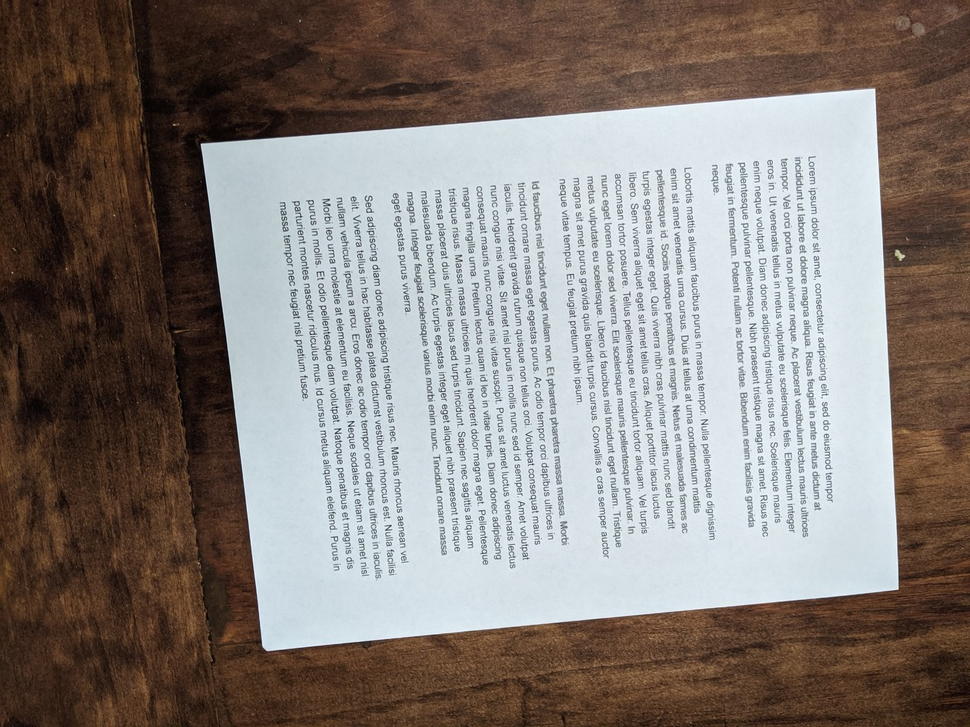
#> input picture test_images/example_input.jpg, 970 x 727 px, shrunk from 4032 x 3024 before the run
$ python -i scan.py   (imports and definitions only)   (older library calls are emulated)
#> lines starting #> are read from the running program, lines starting #| are printed output that depends on the picture; after the words box and inside, x2 and y2 are one past the last pixel; in counts of white or black regions, pixels touching at a corner belong together
### src/scansnake/line_utils.py
import itertools

import numpy as np
from skimage.draw import line_aa
from skimage.transform import hough_line, hough_line_peaks


def _find_intercept(l1, l2):
    (x1, y1, dx1, dy1) = l1
    (x2, y2, dx2, dy2) = l2
    A = np.array([[dx1, -dx2], [dy1, -dy2]])
    b = np.array([x2 - x1, y2 - y1])

    n1 = np.array([dx1, dy1])
    n1 = n1 / np.linalg.norm(n1)
    n2 = np.array([dx2, dy2])
    n2 = n2 / np.linalg.norm(n2)
    angle = np.degrees(np.arccos(n1 @ n2))

    m, n = np.linalg.solve(A, b)

    # assert np.isclose(x1+m*dx1, x2+n*dx2)
    # assert np.isclose(y1+m*dy1, y2+n*dy2)

    return x1 + m * dx1, y1 + m * dy1, angle


def find_quadrilateral(edges, debug_plotting=False):
    # find lines in edge image
    tested_angles = np.linspace(-np.pi / 2, np.pi / 2, 360 * 4)
    h, theta, d = hough_line(edges, theta=tested_angles)
    origin = np.array([0, edges.shape[1]])
    peaks = hough_line_peaks(
        h, theta, d, num_peaks=20, threshold=0.5 * np.min(edges.shape)
    )
    if debug_plotting:
        import matplotlib.pyplot as plt

        plt.imshow(edges)
        for _, angle, dist in zip(*peaks):
            y0, y1 = (dist - origin * np.cos(angle)) / np.sin(angle)
            plt.plot(origin, (y0, y1), "-r")
        plt.xlim(0, edges.shape[1])
        plt.ylim(0, edges.shape[0])
        plt.show()
    # use lines to find document
    return _find_quadrilateral(peaks, origin, edges)


def _find_quadrilateral(peaks, origin, score_image):
    lines = []
    # plt.imshow(score_image)
    for score, angle, dist in zip(*peaks):
        y0, y1 = (dist - origin * np.cos(angle)) / np.sin(angle)
        x0, x1 = origin
        dx = x1 - x0
        dy = y1 - y0
        lines.append((x1, y1, dx, dy))
        # [5 lines of commented-out code are left out]
    intersection_points = []
    for l1, l2 in itertools.combinations(lines, 2):
        try:
            x, y, angle_deg = _find_intercept(l1, l2)
        except np.linalg.linalg.LinAlgError:
            continue
        else:
            if angle_deg > 120:
                continue
            if angle_deg < 60:
                continue
            if x < -0.1 * score_image.shape[1] or x >= 1.1 * score_image.shape[1]:
                continue
            if y < -0.1 * score_image.shape[0] or y >= 1.1 * score_image.shape[0]:
                continue
            intersection_points.append((x, y))

    def gen_scored_points():
        # TODO this can be sped up with dynamic programming
        for points in itertools.combinations(intersection_points, 4):
            points = np.array(
                list(map(np.array, sorted(points, key=lambda x: -sum(x))))
            )
            unused_point_ixs = set(range(1, 4))
            sorted_points = [points[0, :]]
            while len(unused_point_ixs) > 0:

                def gen_distances():
                    for ix in unused_point_ixs:
                        d = sorted_points[-1] - points[ix]
                        d *= d
                        yield d[0] + d[1], ix

                _, ix = min(gen_distances(), key=lambda x: x[0])
                unused_point_ixs.remove(ix)
                sorted_points.append(points[ix, :])

            sorted_points = [np.round(p).astype(np.int) for p in sorted_points]
            score = 0
            for i in range(5):
                p1 = sorted_points[i % 4]
                p2 = sorted_points[(i + 1) % 4]

                delta = p2 - p1
                # filter out small edges
                if np.linalg.norm(delta) < min(score_image.shape) / 4:
                    score = 0
                    break
                # TODO make sure quadrilateral is convex
                rr, cc, vals = line_aa(p1[1], p1[0], p2[1], p2[0])
                ix_1 = rr < score_image.shape[0] - 1
                ix_1 *= rr >= 0
                ix_2 = cc < score_image.shape[1] - 1
                ix_2 *= cc >= 0
                ix = ix_1 * ix_2
                score += np.sum(vals[ix] * score_image[rr[ix], cc[ix]])

            yield score, sorted_points

    score, sorted_points = max(gen_scored_points(), key=lambda x: x[0])

    return sorted_points

### src/scansnake/rectification_utils.py
import math

import numpy as np
import scipy as sp
from shapely.geometry import Point, Polygon


def two_norm(a):
    return math.sqrt(a[0] * a[0] + a[1] * a[1])


def find_normals(P):
    # find pointing unit vectors assuming clock-wise points
    r10 = (P[1] - P[0]) / two_norm(P[1] - P[0])
    r21 = (P[2] - P[1]) / two_norm(P[2] - P[1])
    r32 = (P[3] - P[2]) / two_norm(P[3] - P[2])
    r03 = (P[0] - P[3]) / two_norm(P[0] - P[3])
    # rotate by -90 deg to get normal vectors inward
    N0 = np.array([r03[1], -r03[0]])
    N1 = np.array([r10[1], -r10[0]])
    N2 = np.array([r21[1], -r21[0]])
    N3 = np.array([r32[1], -r32[0]])

    return (N0, N1, N2, N3)


def map_uv_to_xy(u, v, P, N):
    A = np.zeros((2, 2))
    b = np.zeros(2)
    A[0, :] = u * N[2] - (1 - u) * N[0]
    A[1, :] = v * N[3] - (1 - v) * N[1]
    b[0] = u * P[2] @ N[2] - (1 - u) * P[0] @ N[0]
    b[1] = v * P[3] @ N[3] - (1 - v) * P[0] @ N[1]
    return np.linalg.solve(A, b)


def get_sample_xy_points(points, normals, npoints, height_pixels, width_pixels):
    out_x = np.zeros((npoints, npoints))
    out_y = np.zeros((npoints, npoints))
    u = np.linspace(0, 1, npoints)
    v = np.linspace(0, 1, npoints)
    for i in range(npoints):
        for j in range(npoints):
            xy = map_uv_to_xy(u[j], v[i], points, normals)
            r = int(xy[1])
            c = int(xy[0])
            if r < height_pixels:
                out_y[i, j] = r
            else:
                out_y[i, j] = height_pixels - 1

            if c < width_pixels:
                out_x[i, j] = c
            else:
                out_x[i, j] = width_pixels - 1

    return u, v, out_x, out_y


# [6 lines left out: function get_square_impl, not called in this run]


def get_square_image(gray, width_pixels, height_pixels, points):
    normals = find_normals(points)
    out = np.zeros((height_pixels, width_pixels))
    u, v, x_map, y_map = get_sample_xy_points(
        points, normals, 30, gray.shape[0], gray.shape[1]
    )

    x_func = sp.interpolate.interp2d(u, v, x_map)
    y_func = sp.interpolate.interp2d(u, v, y_map)
    u = np.linspace(0, 1, width_pixels)
    v = np.linspace(0, 1, height_pixels)

    xx = x_func(u, v)
    np.rint(xx, out=xx)
    np.clip(xx, a_min=0, a_max=None, out=xx)
    xx = xx.astype(np.int)

    yy = y_func(u, v)
    np.rint(yy, out=yy)
    np.clip(yy, a_min=0, a_max=None, out=yy)
    yy = yy.astype(np.int)
    return gray[yy, xx]


_TEST_POINTS = [
    np.array([1, -2]),
    np.array([10, -3]),
    np.array([12, -9]),
    np.array([2, -7]),
    np.array([1, -2]),
]


# [63 lines left out: functions test_normals, test_to_xy, not called in this run]


# [3 lines that do not run on import are left out]

### src/scansnake/scan.py
import math
import sys

import cv2
import numpy as np
import scipy as sp
from PIL import Image
from shapely.geometry import Polygon
from skimage.feature import canny
from skimage.filters import threshold_niblack, threshold_sauvola, unsharp_mask
from skimage.filters.rank import median
from skimage.morphology import binary_dilation, binary_opening, disk
from skimage.restoration import denoise_tv_chambolle

from scansnake import line_utils, rectification_utils, threshold_utils

PLOT_EXTRACTED_DOCUMENT = False


def decimate_image(image, max_side_length=256):
    shrink_factor = int(max(image.shape) / max_side_length)
    if shrink_factor > 1:
        image = image[::shrink_factor, ::shrink_factor]
    else:
        image = image.copy()
    return image, shrink_factor


def find_document(image):
    # find edges in image
    edges = canny(image, sigma=2)
    # widen edges so smooth out small kinks in paper
    edges = binary_dilation(edges, selem=np.ones((3, 3), np.bool))
    # find quadrilateral which overlaps with edges the most
    document_corners = line_utils.find_quadrilateral(edges)

    return document_corners


def rectify_document(image, document_corners):
    assert document_corners.shape == (5, 2)
    # make sure corners are ordered clockwise, assumed in get_square_image
    doc_poly = Polygon(document_corners)
    if doc_poly.exterior.is_ccw:
        document_corners = np.array(list(map(list, reversed(document_corners))))

    # estimate dpi and use that to determine width and height
    doc_area = doc_poly.area
    dpi = math.sqrt(doc_area / (8.5 * 11))

    # determine if the found coordinate system has the image as "thin" or "wide"
    u_mag1 = np.linalg.norm(document_corners[1] - document_corners[0])
    v_mag1 = np.linalg.norm(document_corners[2] - document_corners[1])
    u_mag2 = np.linalg.norm(document_corners[3] - document_corners[2])
    v_mag2 = np.linalg.norm(document_corners[0] - document_corners[3])
    u_mag = (u_mag1 + u_mag2) / 2
    v_mag = (v_mag1 + v_mag2) / 2
    if u_mag > v_mag:  # wide
        width_pixels = int(dpi * 11)
        height_pixels = int(dpi * 8.5)
    else:  # thin
        width_pixels = int(dpi * 8.5)
        height_pixels = int(dpi * 11)

    rectified_image = rectification_utils.get_square_image(
        image, width_pixels, height_pixels, document_corners
    )
    # transform to thin image, might be upside down
    if rectified_image.shape[0] < rectified_image.shape[1]:
        rectified_image = rectified_image.T

    return rectified_image


def threshold_image(image):
    # scale filters based on estimated pixel density
    dpi = np.mean([image.shape[0] / 8.5, image.shape[1] / 11])
    window_size = int(dpi / 30)

    # threshold
    ## 73.6 ~= (1/12 (255 - 0)**2)**.5, the standard deviation of a uniform distribion with range [0,255]
    thresh = threshold_sauvola(
        image, window_size=2 * window_size + 1, k=0.1, r=73.6121593217
    )
    # niblack looks better in the region of the text, and handles color better, but can't handle the background
    # thresh = threshold_niblack(image, window_size = 2*2*window_size+1)

    image = ((image > thresh) * 255).astype(np.uint8)

    return image


def main(image_file, outfile=None):
    # load in image
#> called with image_file = '../../test_images/example_input.jpg'
    image = cv2.imread(sys.argv[1])
#> image is the input picture: shape (727, 970, 3); mean B, G, R 123, 127.8, 135.7
    # convert to grayscale
    image = cv2.cvtColor(image, cv2.COLOR_RGB2GRAY)
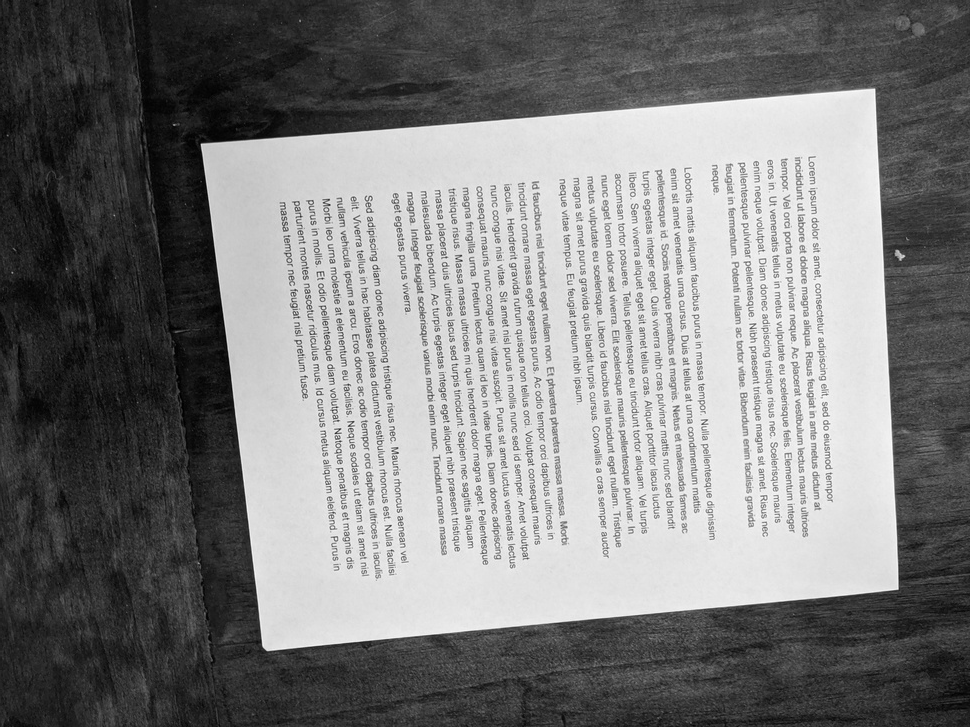
#> image: shape (727, 970); min 0, max 255, mean 127.3
    # decimate image for performance reasons
    downsampled_image, decimation_factor = decimate_image(image)
#> in decimate_image, `image = image[::shrink_factor, ::shrink_factor]`:
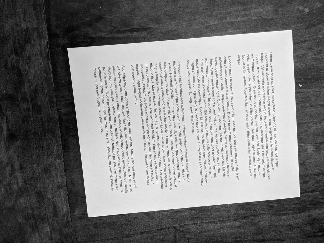
#> image: shape (243, 324); min 0, max 254, mean 127
#> decimation_factor = 3
    # find document in image
    document_corners = find_document(downsampled_image)
#> in find_document, `edges = canny(image, sigma=2)`:
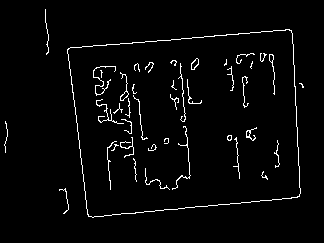
#> edges: shape (243, 324) bool; 3% white in thin lines or dots, all inside (x1, y1, x2, y2) = (4, 9, 304, 218)
#> in find_document, `edges = binary_dilation(edges, selem=np.ones((3, 3), np.bool))`:
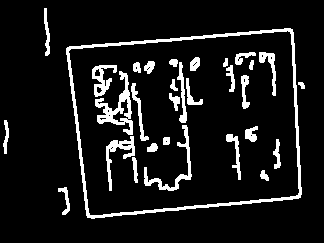
#> edges: shape (243, 324) bool; 9.7% white; 31 white regions, largest, box (x1, y1, x2, y2) and area: (66, 28, 302, 219) 2467, (95, 71, 133, 135) 762, (144, 125, 192, 191) 517
#> in find_quadrilateral, `h, theta, d = hough_line(edges, theta=tested_angles)`:
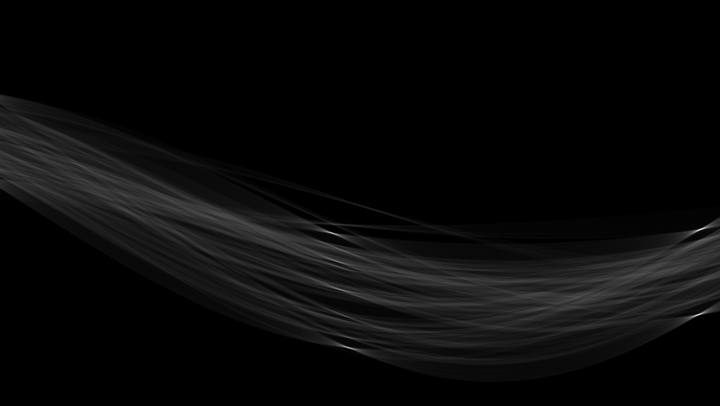
#> h: shape (811, 1440) uint64 (shown at 1/2 size); min 0, max 231, mean 9.4
#> in find_quadrilateral, `h, theta, d = hough_line(edges, theta=tested_angles)`: theta = 1440 values from -1.57 to 1.57; d = 811 values from -405 to 405
#> in find_quadrilateral, `peaks = hough_line_peaks( h, theta, d, num_peaks=20, threshold=0.5 * n..`: peaks = ([231, 216, 173, 170, 125], [1.48, 1.48, -0.123, -0.0469, -0.095], [54, 224, 61, 290, 173])
#> in find_document, `document_corners = line_utils.find_quadrilateral(edges)`: document_corners = [[300, 197], [292, 29], [67, 48], [88, 217]]
#> document_corners = [[300, 197], [292, 29], [67, 48], [88, 217]]
    # append first point as last to make a closed shape
    document_corners = np.array(
        [list(xy) for xy in document_corners] + [list(document_corners[0])]
    )
#> document_corners = [[300, 197], [292, 29], [67, 48], [88, 217], [300, 197]]

    if PLOT_EXTRACTED_DOCUMENT:
        plt.imshow(image, cmap="gray", vmin=0, vmax=255)
        x, y = zip(*(decimation_factor * document_corners))
        plt.plot(x, y, color="r", marker="x")
        plt.xlim(0, image.shape[1])
        plt.ylim(0, image.shape[0])
        plt.show()

    # extract document into an approximate rectangle
    document_image = rectify_document(image, decimation_factor * document_corners)
#> in rectify_document, `doc_area = doc_poly.area`: doc_area = 333900
#> in rectify_document, `dpi = math.sqrt(doc_area / (8.5 * 11))`: dpi = 59.76
#> in rectify_document, `u_mag1 = np.linalg.norm(document_corners[1] - document_corners[0])`: u_mag1 = 504.6
#> in rectify_document, `v_mag1 = np.linalg.norm(document_corners[2] - document_corners[1])`: v_mag1 = 677.4
#> in rectify_document, `u_mag2 = np.linalg.norm(document_corners[3] - document_corners[2])`: u_mag2 = 510.9
#> in rectify_document, `v_mag2 = np.linalg.norm(document_corners[0] - document_corners[3])`: v_mag2 = 638.8
#> in rectify_document, `u_mag = (u_mag1 + u_mag2) / 2`: u_mag = 507.7
#> in rectify_document, `v_mag = (v_mag1 + v_mag2) / 2`: v_mag = 658.1
#> in rectify_document, `width_pixels = int(dpi * 8.5)`: width_pixels = 507
#> in rectify_document, `height_pixels = int(dpi * 11)`: height_pixels = 657
#> in find_normals, `r10 = (P[1] - P[0]) / two_norm(P[1] - P[0])`: r10 = [-0.0476, -0.999]
#> in find_normals, `r21 = (P[2] - P[1]) / two_norm(P[2] - P[1])`: r21 = [-0.996, 0.0841]
#> in find_normals, `r32 = (P[3] - P[2]) / two_norm(P[3] - P[2])`: r32 = [0.123, 0.992]
#> in find_normals, `r03 = (P[0] - P[3]) / two_norm(P[0] - P[3])`: r03 = [0.996, -0.0939]
#> in find_normals, `N0 = np.array([r03[1], -r03[0]])`: N0 = [-0.0939, -0.996]
#> in find_normals, `N1 = np.array([r10[1], -r10[0]])`: N1 = [-0.999, 0.0476]
#> in find_normals, `N2 = np.array([r21[1], -r21[0]])`: N2 = [0.0841, 0.996]
#> in find_normals, `N3 = np.array([r32[1], -r32[0]])`: N3 = [0.992, -0.123]
#> in get_square_image, `normals = find_normals(points)`: normals = ([-0.0939, -0.996], [-0.999, 0.0476], [0.0841, 0.996], [0.992, -0.123])
#> after the loop in get_sample_xy_points, `for i in range(npoints):`:
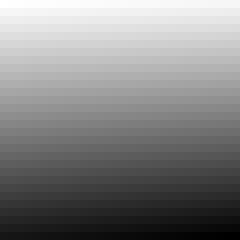
#> out_x: shape (30, 30) float64 (shown 8 times larger); min 201, max 900, mean 559.7; drawn with min black and max white
#> after the loop in get_sample_xy_points, `for i in range(npoints):`:
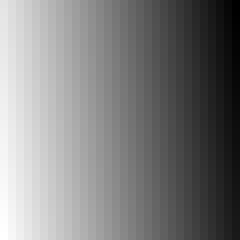
#> out_y: shape (30, 30) float64 (shown 8 times larger); min 87, max 650, mean 367.7; drawn with min black and max white
#> in get_square_image, `u, v, x_map, y_map = get_sample_xy_points( points, normals, 30, gray.s..`: u = 30 values from 0 to 1

    # threshold into a "scanned" image
    document_image = threshold_image(document_image)
    if outfile is not None:
        im = Image.fromarray(document_image)
        im.save(outfile)
    else:
        import matplotlib.pyplot as plt

        plt.imshow(image, cmap="gray", vmin=0, vmax=255)
        plt.show()


def cli():
    main(sys.argv[1], sys.argv[2] if len(sys.argv) == 3 else None)

#> (the run stopped early here; a loop or call above may not have finished)
